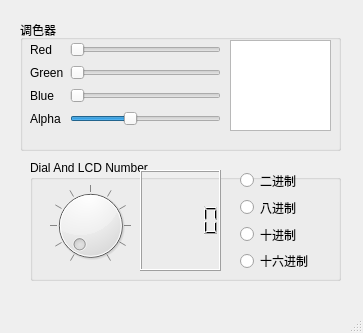
<?xml version="1.0" encoding="UTF-8"?>
<ui version="4.0">
 <class>MainWindow</class>
 <widget class="QMainWindow" name="MainWindow">
  <property name="geometry">
   <rect>
    <x>0</x>
    <y>0</y>
    <width>363</width>
    <height>333</height>
   </rect>
  </property>
  <property name="windowTitle">
   <string>MainWindow</string>
  </property>
  <widget class="QWidget" name="centralwidget">
   <widget class="QGroupBox" name="ColorizerGroupBox">
    <property name="geometry">
     <rect>
      <x>20</x>
      <y>20</y>
      <width>321</width>
      <height>131</height>
     </rect>
    </property>
    <property name="title">
     <string>调色器</string>
    </property>
    <widget class="QWidget" name="gridLayoutWidget">
     <property name="geometry">
      <rect>
       <x>10</x>
       <y>20</y>
       <width>191</width>
       <height>92</height>
      </rect>
     </property>
     <layout class="QGridLayout" name="gridLayout">
      <item row="2" column="1">
       <widget class="QSlider" name="BlueSlider">
        <property name="maximum">
         <number>255</number>
        </property>
        <property name="orientation">
         <enum>Qt::Horizontal</enum>
        </property>
       </widget>
      </item>
      <item row="1" column="0">
       <widget class="QLabel" name="GreenNum">
        <property name="text">
         <string>Green</string>
        </property>
       </widget>
      </item>
      <item row="1" column="1">
       <widget class="QSlider" name="GreenSlider">
        <property name="maximum">
         <number>255</number>
        </property>
        <property name="orientation">
         <enum>Qt::Horizontal</enum>
        </property>
       </widget>
      </item>
      <item row="0" column="0">
       <widget class="QLabel" name="RedNum">
        <property name="text">
         <string>Red</string>
        </property>
       </widget>
      </item>
      <item row="2" column="0">
       <widget class="QLabel" name="BlueNum">
        <property name="text">
         <string>Blue</string>
        </property>
       </widget>
      </item>
      <item row="0" column="1">
       <widget class="QSlider" name="RedSlider">
        <property name="maximum">
         <number>255</number>
        </property>
        <property name="orientation">
         <enum>Qt::Horizontal</enum>
        </property>
       </widget>
      </item>
      <item row="3" column="0">
       <widget class="QLabel" name="AlphaNum">
        <property name="text">
         <string>Alpha</string>
        </property>
       </widget>
      </item>
      <item row="3" column="1">
       <widget class="QSlider" name="AlphaSlider">
        <property name="maximum">
         <number>255</number>
        </property>
        <property name="value">
         <number>100</number>
        </property>
        <property name="orientation">
         <enum>Qt::Horizontal</enum>
        </property>
       </widget>
      </item>
     </layout>
    </widget>
    <widget class="QTextEdit" name="TextEdit">
     <property name="geometry">
      <rect>
       <x>210</x>
       <y>20</y>
       <width>101</width>
       <height>91</height>
      </rect>
     </property>
    </widget>
   </widget>
   <widget class="QGroupBox" name="DialAndLcdNumGroupBox">
    <property name="geometry">
     <rect>
      <x>30</x>
      <y>160</y>
      <width>311</width>
      <height>121</height>
     </rect>
    </property>
    <property name="title">
     <string>Dial And LCD Number</string>
    </property>
    <widget class="QDial" name="Dial">
     <property name="geometry">
      <rect>
       <x>20</x>
       <y>20</y>
       <width>81</width>
       <height>91</height>
      </rect>
     </property>
     <property name="maximum">
      <number>100</number>
     </property>
     <property name="singleStep">
      <number>10</number>
     </property>
     <property name="pageStep">
      <number>10</number>
     </property>
     <property name="wrapping">
      <bool>false</bool>
     </property>
     <property name="notchesVisible">
      <bool>true</bool>
     </property>
    </widget>
    <widget class="QLCDNumber" name="LcdDisplay">
     <property name="geometry">
      <rect>
       <x>110</x>
       <y>10</y>
       <width>81</width>
       <height>101</height>
      </rect>
     </property>
    </widget>
    <widget class="QWidget" name="gridLayoutWidget_2">
     <property name="geometry">
      <rect>
       <x>210</x>
       <y>10</y>
       <width>91</width>
       <height>101</height>
      </rect>
     </property>
     <layout class="QGridLayout" name="gridLayout_2">
      <item row="0" column="0">
       <widget class="QRadioButton" name="BinRadioBtn">
        <property name="text">
         <string>二进制</string>
        </property>
       </widget>
      </item>
      <item row="1" column="0">
       <widget class="QRadioButton" name="OctRadioBtn">
        <property name="text">
         <string>八进制</string>
        </property>
       </widget>
      </item>
      <item row="2" column="0">
       <widget class="QRadioButton" name="DecRadioBtn">
        <property name="text">
         <string>十进制</string>
        </property>
       </widget>
      </item>
      <item row="3" column="0">
       <widget class="QRadioButton" name="HexRadioBtn">
        <property name="text">
         <string>十六进制</string>
        </property>
       </widget>
      </item>
     </layout>
    </widget>
   </widget>
  </widget>
  <widget class="QMenuBar" name="menubar">
   <property name="geometry">
    <rect>
     <x>0</x>
     <y>0</y>
     <width>363</width>
     <height>22</height>
    </rect>
   </property>
  </widget>
  <widget class="QStatusBar" name="statusbar"/>
 </widget>
 <resources/>
 <connections/>
</ui>
